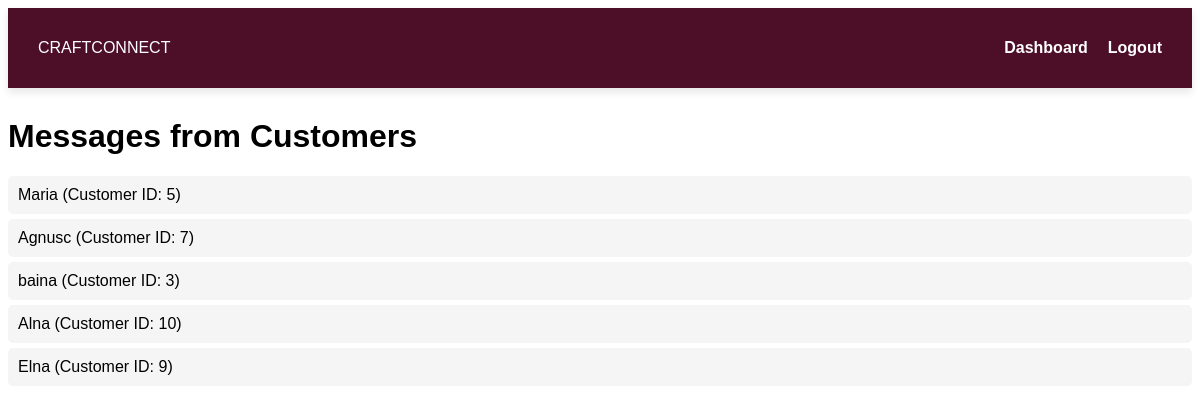
/view_messages/9 (signed in), run on the app's committed database.
### tables this page shows
CREATE TABLE users (
            id INTEGER PRIMARY KEY AUTOINCREMENT,
            name TEXT NOT NULL,
            email TEXT UNIQUE NOT NULL,
            password TEXT NOT NULL,
            user_type TEXT NOT NULL,
            profile_pic TEXT DEFAULT 'default_profile.jpg'
        , phone TEXT, whatsapp TEXT, address TEXT, description TEXT, username TEXT, suspended default 0, is_logged_in integer default 0);

### app.py (the view)
@app.route('/view_messages/<int:manufacturer_id>')
def view_messages(manufacturer_id):
    if "user_id" not in session or session["user_type"] != "manufacturer":
        return redirect(url_for("login"))
    conn = get_db_connection()
    cursor = conn.cursor()
    cursor.execute("""
        SELECT DISTINCT customers.id, customers.name
        FROM chat_messages
        JOIN users AS customers ON chat_messages.customer_id = customers.id
        WHERE chat_messages.manufacturer_id = ?
    """, (manufacturer_id,))
    customers = cursor.fetchall()
    conn.close()
    return render_template("view_messages.html", customers=customers, manufacturer_id=manufacturer_id)

### app.py (called while the page is built)
def get_db_connection():
    conn = sqlite3.connect("craftconnect.db")
    conn.row_factory = sqlite3.Row
    return conn

### templates/view_messages.html (shortened to what this page needs)
<!DOCTYPE html>
<html lang="en">
<head>
</head>
<body>
    <nav class="navbar">
        <div class="logo">CRAFTCONNECT</div>
        <ul class="nav-links">
            <li>
                <a href="{% if session.get('user_type') == 'customer' %}/customer_dashboard{% else %}/manufacturer_dashboard{% endif %}" class="dashboard-btn">Dashboard</a>
            </li>
            <li><a href="{{ url_for('logout') }}">Logout</a></li>
        </ul>
    </nav>
    <h1>Messages from Customers</h1>
    <ul class="customer-list">
        {% for customer in customers %}
            <li onclick="viewChat('{{ customer.id }}')">
                {{ customer.name }} (Customer ID: {{ customer.id }})
            </li>
        {% endfor %}
    </ul>
</body>
</html>

### templates/view_messages.html (style rules this page uses)
body { font-family: Arial, sans-serif; }
.customer-list { list-style-type: none; padding: 0; }
.customer-list li { padding: 10px; background-color: #f5f5f5; margin-bottom: 5px; border-radius: 5px; cursor: pointer; }
.navbar { display: flex; justify-content: space-between; align-items: center; padding: 15px 30px; background: #4D0F28; color: white; box-shadow: 0px 4px 8px rgba(0, 0, 0, 0.1); max-width: 100%; flex-wrap: wrap; margin-bottom: 30px; }
.nav-links { list-style: none; display: flex; gap: 20px; }
.nav-links a { text-decoration: none; color: white; font-size: 16px; font-weight: bold; transition: color 0.3s ease; }

### data on the page
users: name "Maria", id "5"
users: name "Agnusc", id "7"
users: name "baina", id "3"
users: name "Alna", id "10"
users: name "Elna", id "9"
